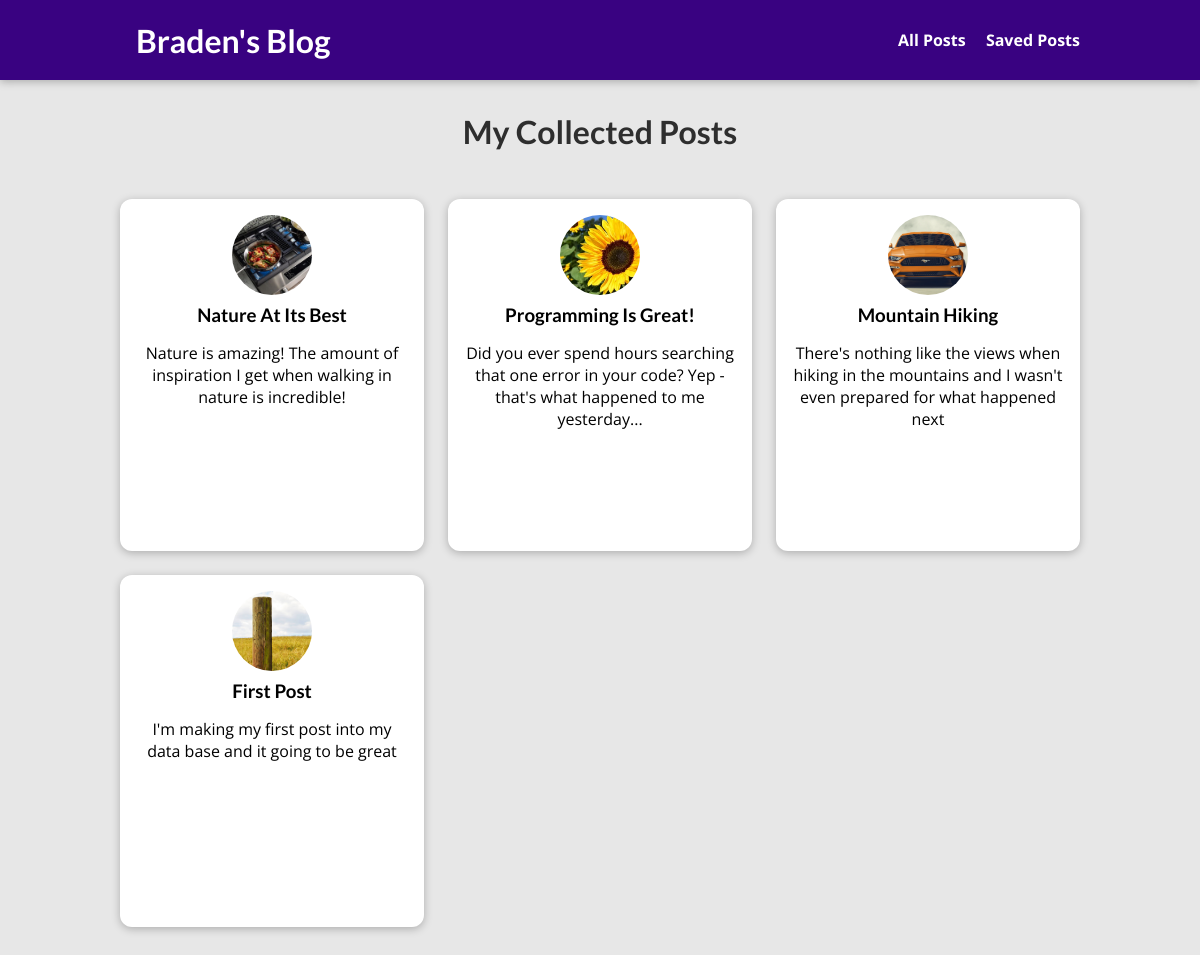
The page /posts on the database its author committed.
### blog/models.py (models this page shows, shortened)
class Post(models.Model):
    title               = models.CharField(max_length=128, null=False)
    excerpt             = models.CharField(max_length=256, null=False)
    image               = models.ImageField(upload_to="posts", null=True)
    date_created        = models.DateTimeField(auto_now_add=True)
    date_last_modified  = models.DateTimeField(auto_now=True)
    slug                = models.SlugField(unique=True, db_index=True)
    content             = models.TextField(validators=[MinLengthValidator(16)])
    author              = models.ForeignKey(Author, on_delete=models.SET_NULL, null=True, related_name="posts")
    tags                = models.ManyToManyField(Tag, related_name="posts")

### blog/views.py (the view)
# urls.py: path("posts", views.AllPostsView.as_view(), name="posts-page"),
class AllPostsView(ListView):
    template_name = "blog/all-posts.html"
    model = Post
    ordering = ["-date_created"]
    context_object_name = "posts"

### blog/templates/blog/all-posts.html (shortened to what this page needs)
{% extends "base.html" %}
{% load static %}
{% block css_files %}
    <link rel="stylesheet" href="{% static "blog/all-posts.css" %}" />
    <link rel="stylesheet" href="{% static "blog/post.css" %}" />
{% endblock %}
{% block content %}
<section id="all-posts">
    <h2>My Collected Posts</h2>
    <ul>
        {% for post in posts %}
            {% include "blog/includes/post.html" %}
        {% endfor %}
    </ul>
</section>
{% endblock %}

### blog/templates/blog/includes/post.html (shortened to what this page needs)
<li>
    <article class="post">
        <a href="{% url "post-detail-page" post.slug %}">
            <img src="{{ post.image.url }}" alt="{{ post.title }}" />
            <div class="post__content">
                <h3>{{ post.title }}</h3>
                <p>
                    {{ post.excerpt}}
                </p>
            </div>
        </a>
    </article>
</li>

### static/app.css (style rules this page uses)
* { box-sizing: border-box; }
html { font-family: 'Open Sans', 'Lato', sans-serif; }
body { margin: 0; }
h1, h2, h3 { font-family: 'Lato', sans-serif; font-weight: bold; }

### blog/static/blog/all-posts.css (style rules this page uses)
body { background-color: #e7e7e7; }
#all-posts { margin: 7rem auto; width: 90%; max-width: 60rem; }
#all-posts h2 { text-align: center; font-size: 2rem; color: #2e2e2e; margin: 3rem 0; }
ul { list-style: none; margin: 0; padding: 0; display: grid; grid-template-columns: repeat(auto-fill, minmax(17rem, 1fr)); gap: 1.5rem; }
.post img { width: 7rem; height: 7rem; }
.post a { height: 22rem; transform-origin: center; box-shadow: 0 2px 8px rgba(0, 0, 0, 0.25); border-radius: 12px; background-color: white; }

### blog/static/blog/post.css (style rules this page uses)
.post { display: flex; flex-direction: column; align-items: center; text-align: center; }
.post a { text-decoration: none; color: black; transition: all 0.2s ease; padding: 1rem; }
.post img { width: 5rem; height: 5rem; object-fit: cover; border-radius: 50%; }
.post h3 { margin: 0.25rem 0; }

### rows shown on the page
Post: image (picture), title "Nature At Its Best", excerpt "Nature is amazing! The amount of inspiration I get when walking in nature is incredible!"
Post: image (picture), title "Programming Is Great!", excerpt "Did you ever spend hours searching that one error in your code? Yep - that's what happened to me yesterday..."
Post: image (picture), title "Mountain Hiking", excerpt "There's nothing like the views when hiking in the mountains and I wasn't even prepared for what happened next"
Post: image (picture), title "First Post", excerpt "I'm making my first post into my data base and it going to be great"
